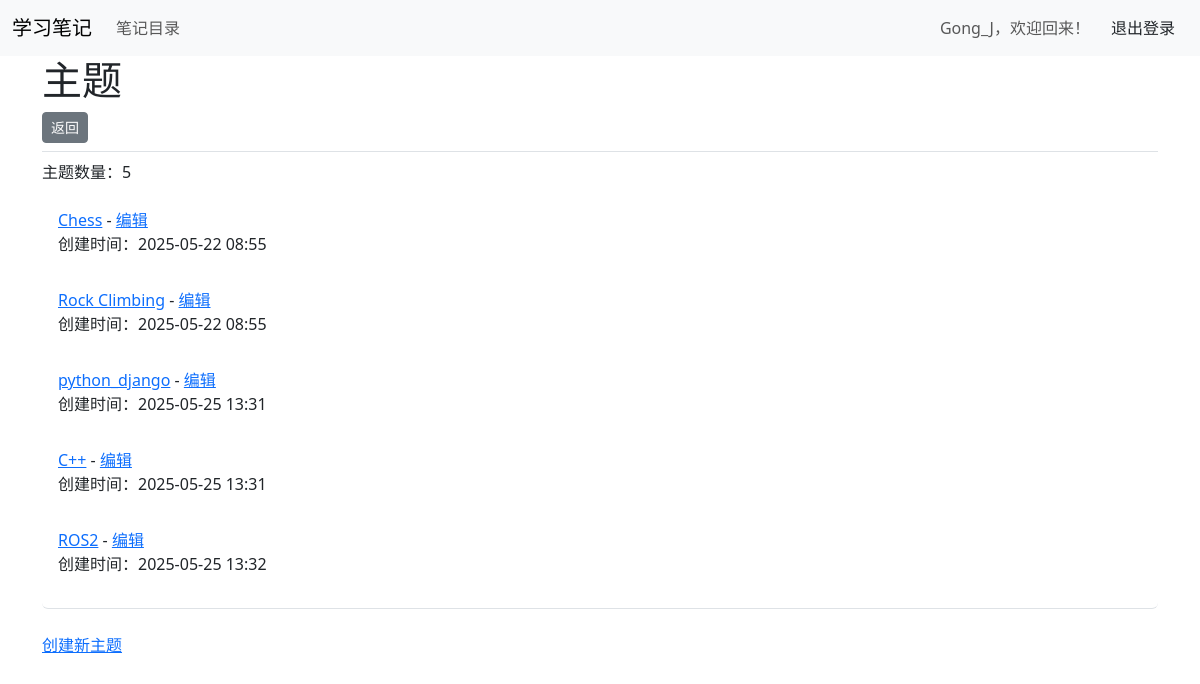
Screenshot of /topics/ (signed in) with the database file from the repository.
### learning_logs/models.py (models this page shows, shortened)
class Topic(models.Model):
    text = models.CharField(max_length=200)
    date_added = models.DateTimeField(auto_now_add=True)
    owner = models.ForeignKey(User, on_delete=models.CASCADE)

### learning_logs/views.py (the view)
# urls.py: path('topics/', views.topics, name='topics'),
@login_required
def topics(request):
    topics = Topic.objects.filter(owner=request.user).order_by('date_added')
    context = {'topics': topics}
    return render(request, 'learning_logs/topics.html', context)

### learning_logs/templates/learning_logs/topics.html
{% extends 'learning_logs/base.html' %}
{% block page_header %}
<h1>主题</h1>
{% endblock page_header %}
{% block content %}
<p>主题数量：{{ topics|length }}</p>
<ul class="list-group border-bottom pb-2 mb-4">
    {% for topic in topics %}
        <li class="list-group-item border-0">
            <a href="{% url 'learning_logs:topic' topic.id %}">
                {{ topic.text }}</a> - <a href="{% url 'learning_logs:edit_topic' topic.id %}">
                编辑
                </a>
            <p>创建时间：{{ topic.date_added|date:"Y-m-d H:i" }}</p>
        </li>
    {%empty%}
        <li class="list-group-item border-0">你还没有添加任何主题</li>
    {% endfor %}
</ul>
<a href="{% url 'learning_logs:new_topic' %}">创建新主题</a>
{% endblock content %}

### learning_logs/templates/learning_logs/base.html (shortened to what this page needs)
<!doctype html>
<html lang="zh">
<head>
  {% load django_bootstrap5 %}
  {% bootstrap_css %}
</head>
<body>
  <nav class="navbar navbar-expand-md navbar-light bg-light mb-4border">
    <div class="container-fluid">
      <a class="navbar-brand" href="{% url 'learning_logs:index' %}">学习笔记</a>
      <div class="collapse navbar-collapse" id="navbarCollapse">
        <ul class="navbar-nav me-auto mb-2 mb-md-0">
          <li class="nav-item">
            <a class="nav-link" href="{% url 'learning_logs:topics' %}">笔记目录</a>
          </li>
        </ul>
        <ul class="navbar-nav ms-auto mb-2 mb-md-0">
        {% if user.is_authenticated %}
          <li class="nav-item">
            <span class="navbar-text me-2">{{ user.username }}，欢迎回来！</span>
          </li>
        {% endif %}
        </ul>
        {% if user.is_authenticated %}
          <form action="{% url 'accounts:logout' %}" method='post'>
          <button name='submit' class='btn btn-outline-secondarybtn-sm'>
          退出登录</button>
          </form>
        {% endif %}
      </div>
    </div>
  </nav>
  <main class="container">
    <div class="pb-2 mb-2 border-bottom">
      {% block page_header %}{% endblock page_header %}
      <button type="button" class="btn btn-secondary btn-sm" onclick="window.history.back();">返回</button>
    </div>
    <div>
      {% block content %}{% endblock content %}
    </div>
  </main>
</body>
</html>

### rows the page displays
Topic: text "Chess", date_added "2025-05-22 08:55"
Topic: text "Rock Climbing", date_added "2025-05-22 08:55"
Topic: text "python_django", date_added "2025-05-25 13:31"
Topic: text "C++", date_added "2025-05-25 13:31"
Topic: text "ROS2", date_added "2025-05-25 13:32"

### other values shown
{{ user.username }} "Gong_J"
{{ topics|length }} "5"
